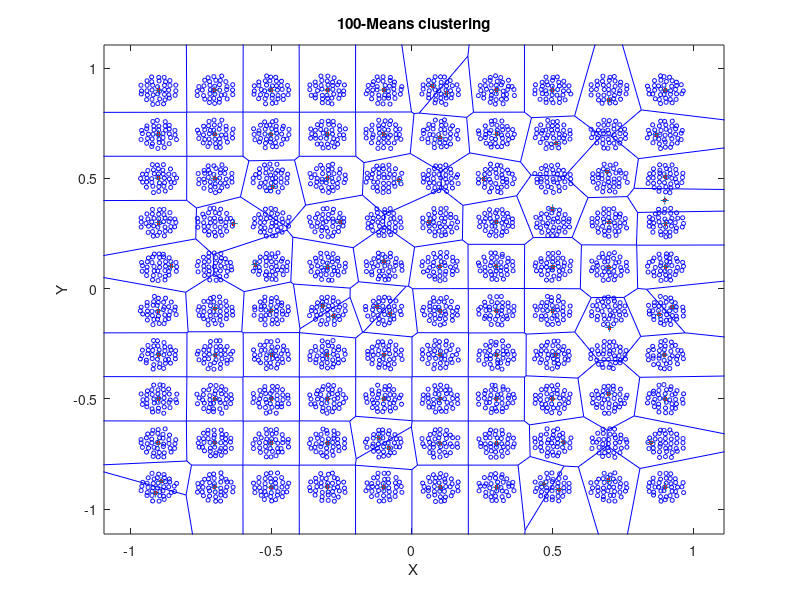

Here is the MATLAB script that generated this plot: (Note: this script raises an error after producing the figure.)
function kmeansbatchplotter()
    function plotBatch(epochs)
        batchNG(data, K, epochs);
        xlabel('X');
        ylabel('Y');
        tt = sprintf('Batch Neural Gas clustering, %d epochs', epochs);
        title(tt);
    end

K = 100;

data = load('checkerboard');
data = data.checkerboard;

% Plot for k-means
figure(1);
[~, prototypesHistory] = kmeans(data, K, false, true);
iterations = size(prototypesHistory, 3);
lastPrototypes = prototypesHistory(:, :, iterations); 
plot(data(:,1),data(:,2),'bo','markersize',3)
hold on
plot(lastPrototypes(:,1),lastPrototypes(:,2),'r.','markersize',10,'linewidth',3)  
voronoi(lastPrototypes(:, 1), lastPrototypes(:, 2));
xlabel('X');
ylabel('Y');
tt = sprintf('%d-Means clustering', K);
title(tt);
hold off;
pause;

% Plot for batch neural 20
figure(2);
plotBatch(20);
pause;

% Plot for batch neural 100
figure(3);
plotBatch(100);
pause;

% Plot for batch neural 200
figure(4);
plotBatch(200);
pause;

% Plot for batch neural 500
figure(5);
plotBatch(500);

end